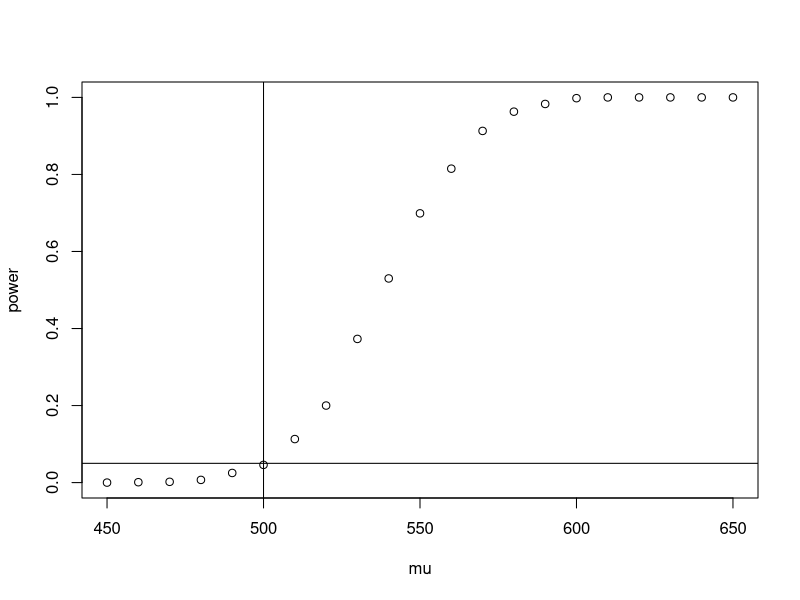
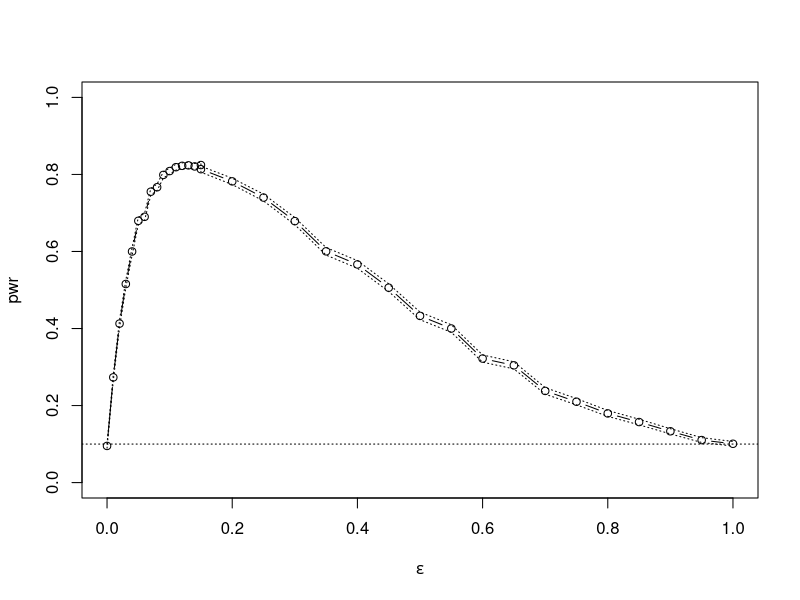
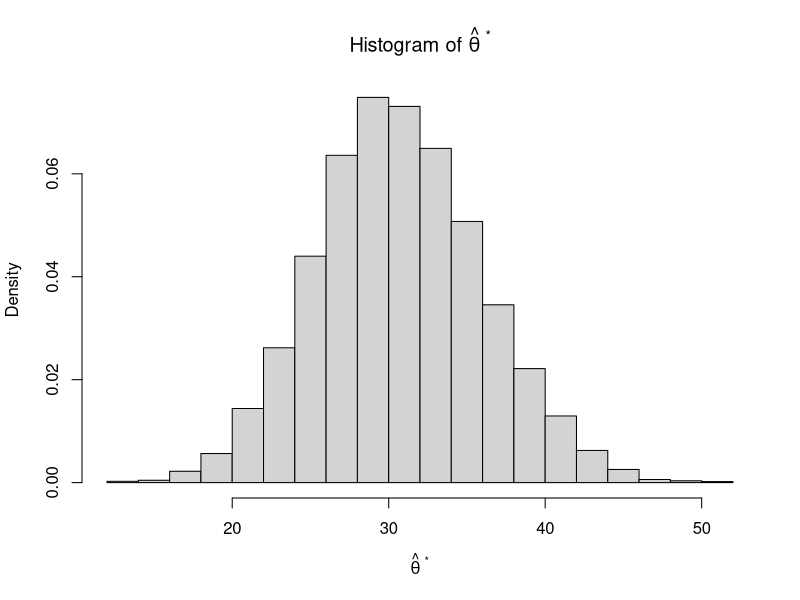

These figures' R source, in order:
# 예제 6.12
rm(list = ls())

n <- c(10, 20, 30, 50, 100, 500)
cv <- qnorm(.975, 0, sqrt(6 / n)); cv

sk <- function(x) {
  xbar <- mean(x)
  m3 <- mean((x - xbar)^3)
  m2 <- mean((x - xbar)^2)
  m3 / m2^1.5
}

p.reject <- numeric(length(n))
m <- 10000

for (i in 1:length(n)) {
  sktests <- numeric(m)
  
  for (j in 1:m) {
    x <- rnorm(n[i])
    sktests[j] <- as.integer(abs(sk(x)) >= cv[i])
  }
  
  p.reject[i] <- mean(sktests)
}

p.reject


# exact 분포
ex_6.12 <- function(n, cv, m) {
  p.reject <- numeric(length(n))
  
  for (i in 1:length(n)) {
    sktests <- numeric(m)
    
    for (j in 1:m) {
      x <- rnorm(n[i])
      sktests[j] <- as.integer(abs(sk(x)) >= cv[i])
    }
    
    p.reject[i] <- mean(sktests)
  }
  
  p.reject
}

n <- c(10, 20, 30, 50, 100, 500)
cv <- qnorm(.975, 0, sqrt(6 * (n - 2) / ((n + 1) * (n + 3))))

ex_6.12(n, cv, 10000)


# 예제 6.13
n <- 20
m <- 1000
mu0 <- 500
sigma <- 100
mu <- c(seq(450, 650, 10))
M <- length(mu)
power <- numeric(M)

for (i in 1:M) {
  mu1 <- mu[i]
  pvalues <- replicate(m, expr = {
    x <- rnorm(n, mean = mu1, sd = sigma)
    ttest <- t.test(x, alternative = 'greater', mu = mu0)
    ttest$p.value
  })
  power[i] <- mean(pvalues <= .05)
}

plot(mu, power)
abline(v = mu0, lty = 1)
abline(h = .05, lty = 1)


# 예제 6.14
alpha <- .1
n <- 30
m <- 2500
epsilon <- c(seq(0, .15, .01), seq(.15, 1, .05))
N <- length(epsilon)
pwr <- numeric(N)

cv <- qnorm(1 - alpha / 2, 0, sqrt(6 * (n - 2) / ((n + 1) * (n + 3))))

for (j in 1:N) {
  e <- epsilon[j]
  sktests <- numeric(m)
  
  for (i in 1:m) {
    sigma <- sample(c(1, 10), replace = TRUE, size = n, prob = c(1 - e, e))
    x <- rnorm(n, 0, sigma)
    sktests[i] <- as.integer(abs(sk(x)) >= cv)
  }
  
  pwr[j] <- mean(sktests)
}

plot(epsilon, pwr, type = 'b', xlab = bquote(epsilon), ylim = c(0, 1))
abline(h = .1, lty = 3)
se <- sqrt(pwr * (1 - pwr) / m)
lines(epsilon, pwr + se, lty = 3)
lines(epsilon, pwr - se, lty = 3)


# 7장
rm(list = ls())

X <- c(21.8, 3.6, 28.3, 42., 17.9, 16.2, 35.6, 31.9, 42.3, 67.4)
X.b <- sample(X, 10, replace = T); X.b

X.b <- matrix(0, 10000, 10)

for (i in 1:1000) X.b[i, ] <- sample(X, 10, replace = T)

head(X.b)

hat.theta.b <- rep(0, 10000)

for (i in 1:10000) hat.theta.b[i] <- mean(sample(X, 10, replace = T))

hist(hat.theta.b, prob = T, main = expression(paste('Histogram of ', hat(theta)~{}^'*')),
     xlab = expression(hat(theta)~{}^'*'))